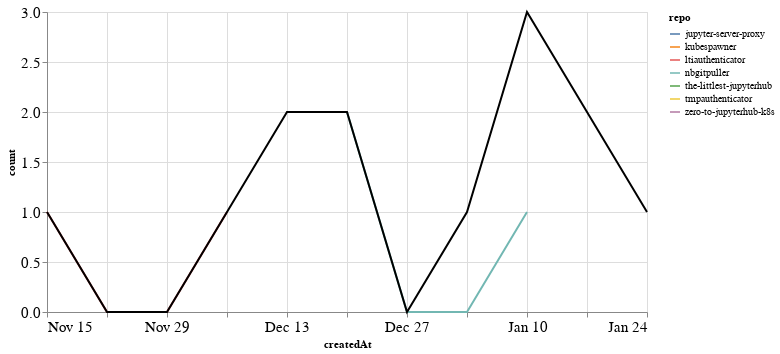

This figure's notebook cell:
### Markdown cell above
### PRs

### Code cell
prs_time = prs.groupby('repo').resample('W', on='createdAt').count()['author'].reset_index()
prs_time = prs_time.rename(columns={'author': 'count'})
prs_time_total = prs_time.groupby('createdAt').agg({"count": "sum"}).reset_index()

ch1 = alt.Chart(prs_time, width=600).mark_line().encode(
    x='createdAt',
    y='count',
    color='repo',
    tooltip="repo"
)

ch2 = alt.Chart(prs_time_total, width=600).mark_line(color="black").encode(
    x='createdAt',
    y='count',
)

ch1 + ch2

### Figure 1 — Vega-Lite specification as saved in the notebook (floating-point values rounded to 4 significant figures)
{"config": {"axisLeft": {"labelFontSize": 15}, "axisBottom": {"labelFontSize": 15}}, "layer": [{"data": {"name": "data-723ed15135cd9df7e507e125f2b59834"}, "mark": "line", "encoding": {"color": {"type": "nominal", "field": "repo"}, "tooltip": {"type": "nominal", "field": "repo"}, "x": {"type": "temporal", "field": "createdAt"}, "y": {"type": "quantitative", "field": "count"}}, "width": 600}, {"data": {"name": "data-af11b8c55d565421e8fee13f17daa830"}, "mark": {"type": "line", "color": "black"}, "encoding": {"x": {"type": "temporal", "field": "createdAt"}, "y": {"type": "quantitative", "field": "count"}}, "width": 600}], "$schema": "https://vega.github.io/schema/vega-lite/v4.8.1.json", "datasets": {"data-723ed15135cd9df7e507e125f2b59834": [{"repo": "jupyter-server-proxy", "createdAt": "2021-01-10T00:00:00", "count": 2}, {"repo": "kubespawner", "createdAt": "2020-12-13T00:00:00", "count": 1}, {"repo": "ltiauthenticator", "createdAt": "2020-11-15T00:00:00", "count": 1}, {"repo": "ltiauthenticator", "createdAt": "2020-11-22T00:00:00", "count": 0}, {"repo": "ltiauthenticator", "createdAt": "2020-11-29T00:00:00", "count": 0}, {"repo": "ltiauthenticator", "createdAt": "2020-12-06T00:00:00", "count": 1}, {"repo": "nbgitpuller", "createdAt": "2020-12-20T00:00:00", "count": 2}, {"repo": "nbgitpuller", "createdAt": "2020-12-27T00:00:00", "count": 0}, {"repo": "nbgitpuller", "createdAt": "2021-01-03T00:00:00", "count": 0}, {"repo": "nbgitpuller", "createdAt": "2021-01-10T00:00:00", "count": 1}, {"repo": "the-littlest-jupyterhub", "createdAt": "2021-01-03T00:00:00", "count": 1}, {"repo": "tmpauthenticator", "createdAt": "2020-12-13T00:00:00", "count": 1}, {"repo": "zero-to-jupyterhub-k8s", "createdAt": "2021-01-24T00:00:00", "count": 1}], "data-af11b8c55d565421e8fee13f17daa830": [{"createdAt": "2020-11-15T00:00:00", "count": 1}, {"createdAt": "2020-11-22T00:00:00", "count": 0}, {"createdAt": "2020-11-29T00:00:00", "count": 0}, {"createdAt": "2020-12-06T00:00:00", "count": 1}, {"createdAt": "2020-12-13T00:00:00", "count": 2}, {"createdAt": "2020-12-20T00:00:00", "count": 2}, {"createdAt": "2020-12-27T00:00:00", "count": 0}, {"createdAt": "2021-01-03T00:00:00", "count": 1}, {"createdAt": "2021-01-10T00:00:00", "count": 3}, {"createdAt": "2021-01-24T00:00:00", "count": 1}]}}
